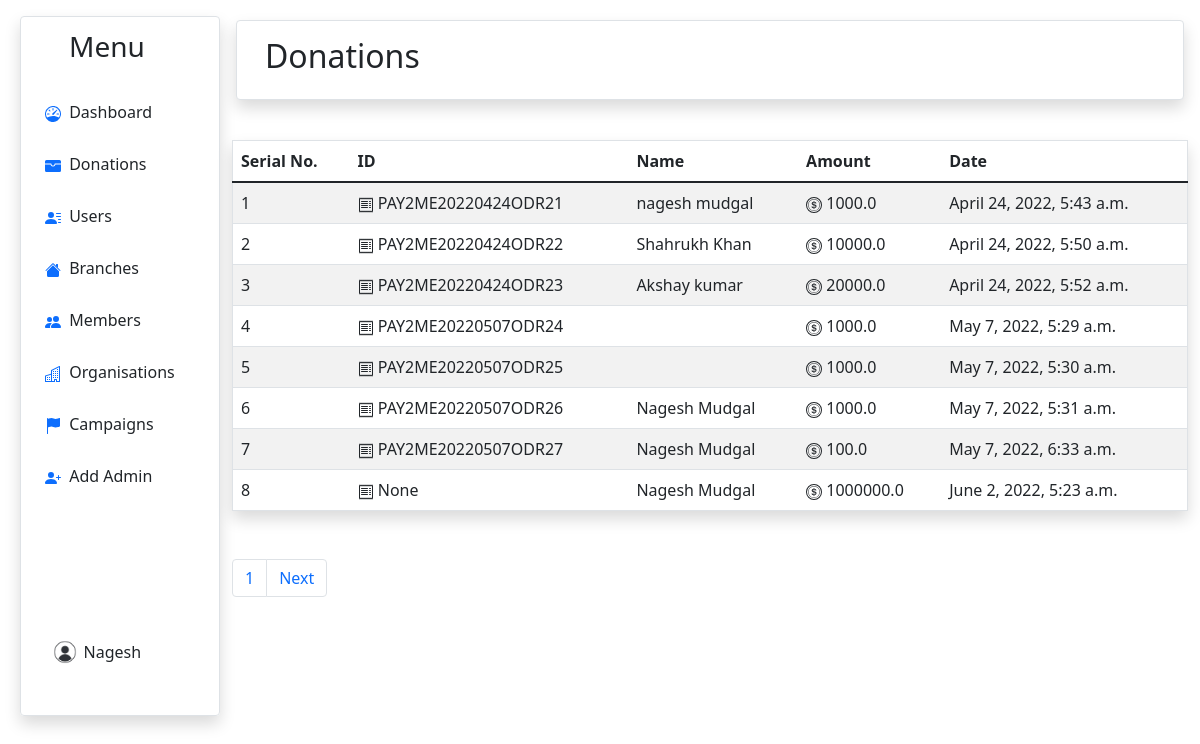
Page /adminmodule/showdonations (signed in) on the committed database.
### adminmodule/models.py (models this page shows, shortened)
class Admins(models.Model):
    name = models.CharField(max_length=50)
    email = models.CharField(max_length=50)
    password = models.CharField(max_length=50,default='12345')
    status = models.CharField(max_length=10,default="active")

class Donations(models.Model):
    payment_status_choices = (
        (1, 'SUCCESS'),
        (2, 'FAILURE' ),
        (3, 'PENDING'),
    )
    ordid = models.CharField(unique=True, max_length=100, null=True, blank=True, default=None)
    name = models.CharField(max_length=100)
    email = models.CharField(max_length=50)
    amount = models.FloatField()
    datetime_of_payment = models.DateTimeField(default=timezone.now)
    payment_status = models.IntegerField(choices = payment_status_choices, default=3)
    razorpay_order_id = models.CharField(max_length=500, null=True, blank=True)
    razorpay_payment_id = models.CharField(max_length=500, null=True, blank=True)
    razorpay_signature = models.CharField(max_length=500, null=True, blank=True)

### adminmodule/views.py (the view)
# urls.py: path('showdonations', views.showdonations, name='showdonations'),
def showdonations(request):
    try:
        if request.session['userid'] !="":
            user = Admins.objects.get(id=request.session['userid'])
            do = Donations.objects.all()
            member_paginator = Paginator(do, 8)
            page_num = request.GET.get('page')
            page = member_paginator.get_page(page_num)
            return render(request,'adminmodule/showdonations.html',{"admin":user,"donations":page})
        else:
            return redirect('../adminmodule/login')
    except:
        return redirect('../adminmodule/login')

### templates/adminmodule/showdonations.html (shortened to what this page needs)
{% extends "./base.html" %}
{% block content %}
<div class="row shadow p-3 mb-3 bg-body rounded m-1 border">
  <h2>Donations</h2>
</div>
<br>
{% if donations %}
<table class="table table-striped project-orders-table shadow p-3 mb-5 bg-body border rounded">
  <thead>
    <tr>
      <th class="ml-5">Serial No.</th>
      <th>ID</th>
      <th>Name</th>
      <th>Amount</th>
      <th>Date</th>
    </tr>
  </thead>
  <tbody>
    {% for i in donations %}
    <tr>
      <td>{{forloop.counter}}</td>
      <td>
        {{i.ordid}}</td>
      <td>{{i.name}}</td>
      <td>
        {{i.amount}}
      </td>
      <td>{{i.datetime_of_payment}}</td>
    </tr>
    {% endfor %}
  </tbody>
</table>
<nav aria-label="Page navigation example">
  <ul class="pagination" class="mx-auto">
    <li class="page-item"><a class="page-link" href="#">{{donations.number}}</a></li>
    {% if donations.has_next %}
    <li class="page-item"><a class="page-link"
        href="{% url 'showdonations' %}?page={{ donations.next_page_number }}">Next</a></li>
    {% endif %}
  </ul>
</nav>
{% else %}
<h3 class="mx-auto" style="width: 400px;">
  There is no Donation yet
</h3>
{% endif %}
{% endblock %}

### templates/adminmodule/base.html (shortened to what this page needs)
<!doctype html>
<html lang="en">
<head>
    <link href="https://cdn.jsdelivr.net/npm/bootstrap@5.1.3/dist/css/bootstrap.min.css" rel="stylesheet"
>
</head>
<body>
    <div class="container-fluid">
        <div class="row flex-nowrap">
            <div class="col-auto col-md-3 col-xl-2 px-sm-2 px-0 shadow mt-3 rounded border"
                style="margin-left:20px; height: 700px;">
                <div class="d-flex flex-column align-items-center align-items-sm-start px-3 pt-2">
                    <a href="/" class="d-flex align-items-center pb-3 mb-md-0 me-md-auto  text-decoration-none">
                        <span class="fs-3 d-none d-sm-inline text-dark ms-4">Menu</span>
                    </a>
                    <ul class="nav nav-pills flex-column mb-sm-auto mb-0 align-items-center align-items-sm-start"
                        id="menu">
                        <li class="nav-item">
                            <a href="../adminmodule/" class="nav-link align-middle px-0">
                                 <span class="ms-1 d-none d-sm-inline text-dark" ">Dashboard</span>
                            </a>
                        </li>
                        <li>
                            <a href=" ../adminmodule/showdonations" class="nav-link px-0 align-middle">
                                     <span
                                        class="ms-1 d-none d-sm-inline text-dark">Donations</span>
                            </a>
                        </li>
                        <li>
                            <a href="../adminmodule/showusers" class="nav-link px-0 align-middle">
                                 <span
                                    class="ms-1 d-none d-sm-inline text-dark">Users</span>
                            </a>
                        </li>
                        <li>
                            <a href="../adminmodule/branch" class="nav-link px-0 align-middle">
                                 <span
                                    class="ms-1 d-none d-sm-inline text-dark">Branches</span>
                            </a>
                        </li>
                        <li>
                            <a href="../adminmodule/member" class="nav-link px-0 align-middle">
                                 <span
                                    class="ms-1 d-none d-sm-inline text-dark">Members</span>
                            </a>
                        </li>
                        <li>
                            <a href="../adminmodule/org" class="nav-link px-0 align-middle">
                                 <span
                                    class="ms-1 d-none d-sm-inline text-dark">Organisations</span>
                            </a>
                        </li>
                        <li>
                            <a href="../adminmodule/campaign" class="nav-link px-0 align-middle">
                                 <span
                                    class="ms-1 d-none d-sm-inline text-dark">Campaigns</span>
                            </a>
                        </li>
                        <li>
                            <a href="../adminmodule/addadmin" class="nav-link px-0 align-middle">
                                 <span class="ms-1 d-none d-sm-inline text-dark">Add
                                    Admin</span>
                            </a>
                        </li>
                    </ul>
                    <div class="dropdown pb-1" style="margin-left: 3%; margin-top: 70%; width: 10%;">
                        <a href="#" class="d-flex align-items-center text-white text-decoration-none dropdown-toggle"
                            id="dropdownUser1" data-bs-toggle="dropdown" aria-expanded="false">
                            <img src="../media/userprofile.jpg" alt="" width="30" height="30" class="rounded-circle">
                            <span class="d-none d-sm-inline mx-1 text-dark">{{admin.name}}</span>
                        </a>
                    </div>
                </div>
            </div>
            <div class="col py-3">
                {% block content %}
                {% endblock %}
            </div>
        </div>
    </div>
</body>
</html>

### rows in the picture
Admins: name "Nagesh"
Donations: ordid "PAY2ME20220424ODR21", name "nagesh mudgal", amount "1000.0", datetime_of_payment "April 24, 2022, 5:43 a.m."
Donations: ordid "PAY2ME20220424ODR22", name "Shahrukh Khan", amount "10000.0", datetime_of_payment "April 24, 2022, 5:50 a.m."
Donations: ordid "PAY2ME20220424ODR23", name "Akshay kumar", amount "20000.0", datetime_of_payment "April 24, 2022, 5:52 a.m."
Donations: ordid "PAY2ME20220507ODR24", amount "1000.0", datetime_of_payment "May 7, 2022, 5:29 a.m."
Donations: ordid "PAY2ME20220507ODR25", amount "1000.0", datetime_of_payment "May 7, 2022, 5:30 a.m."
Donations: ordid "PAY2ME20220507ODR26", name "Nagesh Mudgal", amount "1000.0", datetime_of_payment "May 7, 2022, 5:31 a.m."
Donations: ordid "PAY2ME20220507ODR27", name "Nagesh Mudgal", amount "100.0", datetime_of_payment "May 7, 2022, 6:33 a.m."
Donations: ordid "None", name "Nagesh Mudgal", amount "1000000.0", datetime_of_payment "June 2, 2022, 5:23 a.m."

### other values in the picture
{{ donations.number }} "1"
